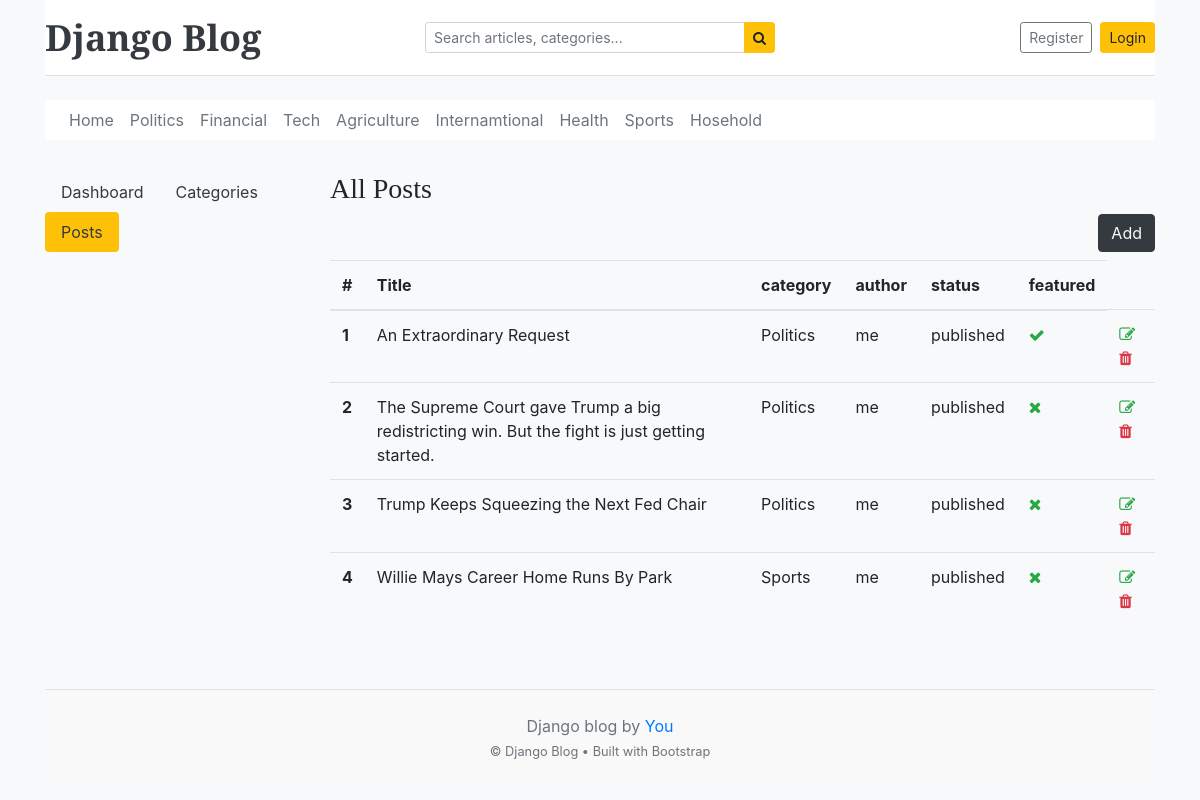
/category/posts/, run on an earlier commit of the app's database.
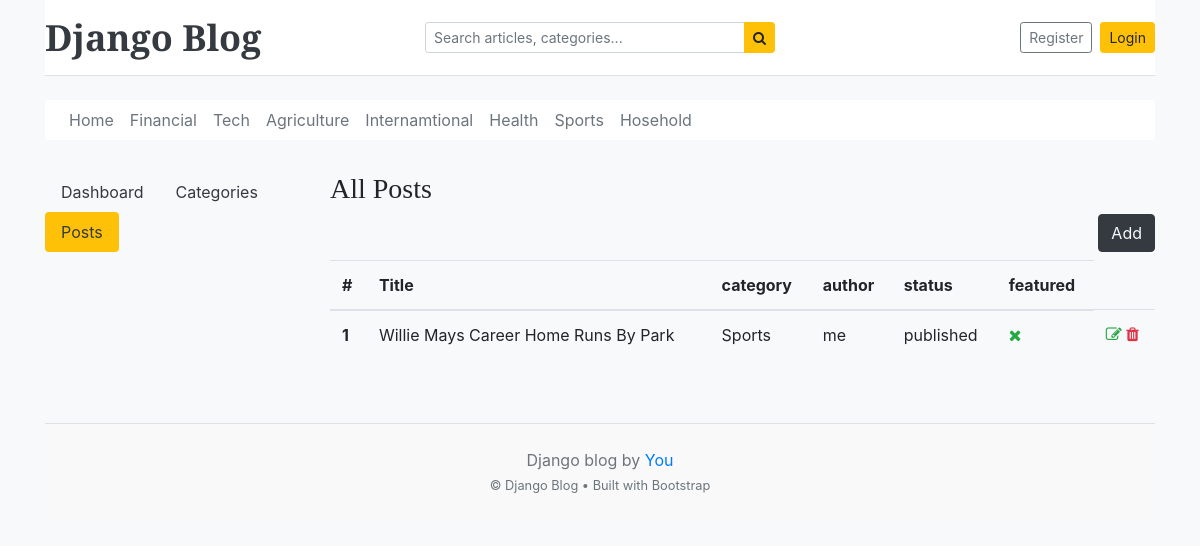
And on a later commit of the database.
### blog/models.py (models this page shows, shortened)
class Category(models.Model):
    category_name = models.CharField(max_length=50 , unique=True)
    created_at = models.DateTimeField(auto_now_add=True)
    updated_at = models.DateTimeField(auto_now=True)
    class Meta:
        verbose_name_plural = "categories"
    def __str__(self):
        return self.category_name

class Blog(models.Model):
    Status_choices = [
        ('draft' , 'Draft'),
        ('published' , 'Publised'),
    ]
    title = models.CharField(max_length=100)
    slug = models.SlugField(max_length=150 , unique=True , blank=True)
    category = models.ForeignKey(Category , on_delete=models.CASCADE)
    author = models.ForeignKey(User , on_delete=models.CASCADE)
    featured_image = models.ImageField(upload_to='uploads/%y/%m/%d')
    short_description = models.TextField(max_length=200)
    blog_body = models.TextField(max_length=2000)
    status = models.CharField(choices=Status_choices , default=0)
    is_featured = models.BooleanField(default=False)
    created_at  = models.DateTimeField(auto_now_add=True)
    updated_at  = models.DateTimeField(auto_now=True)

### blog/views.py (the view)
# urls.py: path('posts/', views.posts , name="posts"),
def posts(request):
    posts = Blog.objects.all()
    context = {
        'posts':posts
    }
    return render(request , "dashboard/posts.html" , context)

### blog/context_processors.py (called while the page is built)
def geet_categories(request):
    return {"categories": Category.objects.all()}

def get_social(request):
    social = SocialLink.objects.all()
    return dict(social = social)

### templates/dashboard/posts.html
{% extends "base.html" %}
{% block content %}
<div class="row">
{% include "dashboard/side_bar.html" %}
<div class="col-md-9">
    <h3>All Posts</h3>
    <a href="{% url 'add_blog' %}" class="btn btn-dark text-light float-right mb-2 ">Add</a>
     <table class="table table-hover">
  <thead>
    <tr>
      <th>#</th>
      <th>Title</th>
      <th>category</th>
      <th>author</th>
      <th>status</th>
      <th>featured</th>
    </tr>
  </thead>
  <tbody>
    {% for post in posts %}
    <tr>
      <th scope="row"> {{forloop.counter}} </th>
      <td> {{post.title}} </td>
      <td> {{post.category}} </td>
      <td>{{post.author}}</td>
      <td>{{post.status}}</td>
      <td> {% if post.is_featured %}<i class="fa fa-check text-success"></i>{% else %}<i class="fa fa-times text-success"></i>{% endif %} </td>
      <td>
        <a href="{% url 'edit_post' post.id %}" ><i class="fa fa-edit text-success"></i></a>
        <a href="{% url 'delete_post' post.id %}" ><i class="fa fa-trash text-danger"></i></a>
        </td>
    </tr>
    {% endfor %}
  </tbody>
</table>
</div>
</div>
{% endblock %}

### templates/base.html (shortened to what this page needs)
{% load static %}
<!DOCTYPE html>
<html lang="en">
<head>
    <link href="https://getbootstrap.com/docs/4.0/dist/css/bootstrap.min.css" rel="stylesheet">
    <link href="{% static 'css/home.css' %}" rel="stylesheet">
    <link rel="stylesheet" href="https://cdnjs.cloudflare.com/ajax/libs/font-awesome/4.7.0/css/font-awesome.min.css">
</head>
<body class="bg-light">
<div class="container">
    <header class="blog-header py-3 mb-3 border-bottom sticky-top bg-white">
        <div class="row flex-nowrap justify-content-between align-items-center">
            <div class="col-4 d-flex align-items-center">
                <a class="blog-header-logo text-dark font-weight-bold h4 mb-0 text-decoration-none" href="/">
                    Django Blog
                </a>
            </div>
            <div class="col-4 d-none d-md-block">
                <form action="{% url 'search' %}" method="GET" class="w-100">
                    <div class="input-group input-group-sm">
                        <input
                            class="form-control"
                            type="text"
                            name="keyword"
                            value="{{ keyword }}"
                            placeholder="Search articles, categories..."
                            aria-label="Enter search term..."
                            aria-describedby="button-search"
                        />
                        <div class="input-group-append">
                            <button
                                type="submit"
                                class="btn btn-warning"
                                id="button-search"
                            >
                                <i class="fa fa-search"></i>
                            </button>
                        </div>
                    </div>
                </form>
            </div>
            <div class="col-4 d-flex justify-content-end align-items-center">
                {% if not user.is_authenticated %}
                    <a class="btn btn-sm btn-outline-secondary mr-2" href="{% url 'register' %}">
                        Register
                    </a>
                    <a class="btn btn-sm btn-warning" href="{% url 'login' %}">
                        Login
                    </a>
                {% endif %}
            </div>
        </div>
    </header>
    <div class="nav-scroller py-2 mb-4">
        <nav class="nav d-flex justify-content-start flex-wrap bg-white rounded shadow-sm px-3">
                <a class="p-2 text-muted" href="{% url 'home'  %}">Home</a>
            {% for cat in categories %}
                <a class="p-2 text-muted" href="{% url 'post_by_category' cat.id %}">
                    {{ cat.category_name }}
                </a>
            {% empty %}
                <span class="text-muted small py-2">No categories available.</span>
            {% endfor %}
        </nav>
    </div>
    <main>
        {% block content %}
        {% endblock %}
    </main>
    <footer class="blog-footer mt-5 py-4 border-top text-center text-muted">
        <p class="mb-1">
            Django blog by <a href="#" class="text-decoration-none">You</a>
        </p>
        <p class="mb-0 small">
            &copy; Django Blog • Built with Bootstrap
        </p>
    </footer>
</div>
</body>
</html>

What changed in the data, as far as the page shows it:
removed Category: category_name "Politics"
removed Blog: title "An Extraordinary Request", category "Politics", author "me", status "published", is_featured True (drawn)
removed Blog: title "The Supreme Court gave Trump a big redistricting win. But the fight is just getting started.", category "Politics", author "me", status "published", is_featured False (drawn)
removed Blog: title "Trump Keeps Squeezing the Next Fed Chair", category "Politics", author "me", status "published", is_featured False (drawn)
